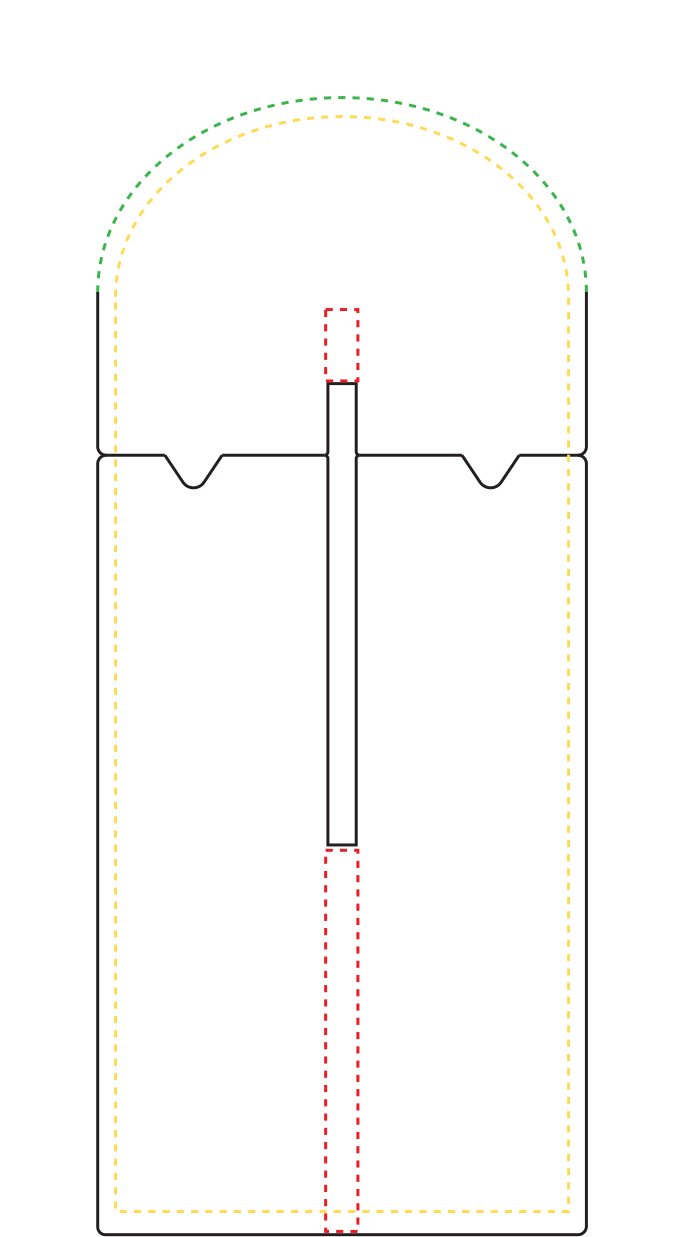
#> input picture assets/templates/previews/two-panel-template-cropped.png, 684 x 1237 px, found by its file name
$ python score_template_fit.py ../assets/templates/previews/two-panel-template-cropped.png
#> lines starting #> are read from the running program, lines starting #| are printed output that depends on the picture; after the words box and inside, x2 and y2 are one past the last pixel; in counts of white or black regions, pixels touching at a corner belong together
### scripts/make_overlay_preview.py
#!/usr/bin/env python3
"""Create a guide-overlay preview from a generated image and template PNG."""

from __future__ import annotations

import argparse
from pathlib import Path

from PIL import Image


ROOT = Path(__file__).resolve().parents[1]


# [11 lines left out: function transparent_guides, not called in this run]


def fit_cover(source: Image.Image, width: int, height: int) -> Image.Image:
    scale = max(width / source.width, height / source.height)
    resized = source.resize(
        (round(source.width * scale), round(source.height * scale)),
        Image.Resampling.LANCZOS,
    )
    left = (resized.width - width) // 2
    top = (resized.height - height) // 2
    return resized.crop((left, top, left + width, top + height))


# [11 lines left out: function fit_contain, not called in this run]


def scale_artwork(
    source: Image.Image,
    scale: float,
    offset_x: int,
    offset_y: int,
    scale_x: float | None = None,
    scale_y: float | None = None,
) -> Image.Image:
    sx = scale if scale_x is None else scale_x
    sy = scale if scale_y is None else scale_y
    if sx == 1 and sy == 1 and offset_x == 0 and offset_y == 0:
        return source

    resized = source.resize(
        (round(source.width * sx), round(source.height * sy)),
        Image.Resampling.LANCZOS,
    )
    canvas = Image.new("RGBA", source.size, (255, 255, 255, 255))
    left = (source.width - resized.width) // 2 + offset_x
    top = (source.height - resized.height) // 2 + offset_y
    canvas.alpha_composite(resized, (left, top))
    return canvas


# [81 lines left out: function main, not called in this run]


# [2 lines that do not run on import are left out]

### scripts/score_template_fit.py
#!/usr/bin/env python3
"""Score generated artwork against the castle-panel template constraints."""

from __future__ import annotations

import argparse
import json
from dataclasses import asdict, dataclass
from pathlib import Path
from typing import Iterable

import numpy as np
from PIL import Image, ImageDraw, ImageFilter

from make_overlay_preview import fit_contain, fit_cover, scale_artwork


ROOT = Path(__file__).resolve().parents[1]
DEFAULT_TEMPLATE = ROOT / "assets/templates/previews/two-panel-template-cropped.png"
DEFAULT_GENERATED = ROOT / "tasks/castle-panels/outputs/generated"
DEFAULT_REVIEW_DIR = ROOT / "tasks/castle-panels/outputs/reviews"
GUIDE_CACHE: dict[tuple[str, int, int, str], dict[str, np.ndarray]] = {}


@dataclass(frozen=True)
class Recipe:
    name: str
    fit: str = "cover"
    art_scale: float = 1.0
    art_scale_x: float | None = None
    art_scale_y: float | None = None
    art_offset_x: int = 0
    art_offset_y: int = 0


@dataclass
class Score:
    image: str
    recipe: str
    mode: str
    score: float
    verdict: str
    left_safe_gap_px: int | None
    right_safe_gap_px: int | None
    bottom_safe_gap_px: int | None
    painted_bbox: list[int] | None
    feature_bbox: list[int] | None
    safe_bbox: list[int] | None
    side_gutter_painted_pct: float
    side_gutter_feature_pct: float
    bottom_gutter_painted_pct: float
    bottom_gutter_feature_pct: float
    center_lane_painted_pct: float
    center_lane_feature_pct: float
    red_zone_feature_pct: float
    cutline_feature_pct: float
    penalties: dict[str, float]
    notes: list[str]


def resolve(path: Path) -> Path:
    return path if path.is_absolute() else ROOT / path


def mask_bbox(mask: np.ndarray) -> tuple[int, int, int, int] | None:
    ys, xs = np.where(mask)
    if len(xs) == 0:
        return None
    return int(xs.min()), int(ys.min()), int(xs.max()), int(ys.max())


def pct(numerator: int, denominator: int) -> float:
    if denominator <= 0:
        return 0.0
    return round(100.0 * numerator / denominator, 4)


def dilate(mask: np.ndarray, size: int) -> np.ndarray:
    image = Image.fromarray(mask.astype("uint8") * 255)
    return np.asarray(image.filter(ImageFilter.MaxFilter(size=size))) > 0


def guide_masks(template_path: Path, width: int, height: int, fit: str) -> dict[str, np.ndarray]:
    cache_key = (str(template_path.resolve()), width, height, fit)
    cached = GUIDE_CACHE.get(cache_key)
    if cached is not None:
        return cached

    template = Image.open(template_path)
    fitted = fit_cover(template.convert("RGBA"), width, height) if fit == "cover" else fit_contain(template.convert("RGBA"), width, height)
    rgb = np.asarray(fitted.convert("RGB")).astype(np.int16)
    red, green, blue = rgb[:, :, 0], rgb[:, :, 1], rgb[:, :, 2]
    masks = {
        "red": (red > 175) & (green < 120) & (blue < 120),
        "yellow": (red > 185) & (green > 150) & (blue < 130),
        "green": (green > 130) & (red < 140) & (blue < 170),
        "black": (red < 95) & (green < 95) & (blue < 95),
    }
    masks["red_dilated"] = dilate(masks["red"], 9)
    masks["black_dilated"] = dilate(masks["black"], 11)
    GUIDE_CACHE[cache_key] = masks
    return masks


def artwork_masks(image: Image.Image) -> dict[str, np.ndarray]:
    rgb = np.asarray(image.convert("RGB")).astype(np.int16)
    red, green, blue = rgb[:, :, 0], rgb[:, :, 1], rgb[:, :, 2]
    white_distance = (255 - red) + (255 - green) + (255 - blue)
    spread = np.maximum.reduce([red, green, blue]) - np.minimum.reduce([red, green, blue])
    painted = ((white_distance > 34) & ((spread > 5) | (np.minimum.reduce([red, green, blue]) < 246))) | (
        np.minimum.reduce([red, green, blue]) < 238
    )
    saturation = spread
    darkness = 255 - ((red + green + blue) / 3.0)
    warm_detail = (red > green + 18) & (red > blue + 25) & (darkness > 24)
    cool_detail = (blue > red + 18) & (blue > green + 10) & (darkness > 24)
    green_detail = (green > red + 14) & (green > blue + 8) & (darkness > 28)
    dark_detail = darkness > 96
    feature = painted & ((saturation > 62) | warm_detail | cool_detail | green_detail | dark_detail)
    return {"painted": painted, "feature": feature}


# [32 lines left out: functions default_recipes, parse_float_list, parse_int_list, grid_recipes, not called in this run]


def recipe_from_args(args: argparse.Namespace) -> Recipe:
    return Recipe(
        name=args.recipe_name,
        fit=args.fit,
        art_scale=args.art_scale,
        art_scale_x=args.art_scale_x,
        art_scale_y=args.art_scale_y,
        art_offset_x=args.art_offset_x,
        art_offset_y=args.art_offset_y,
    )


def region(mask_shape: tuple[int, int], bbox: tuple[int, int, int, int] | None, pad: int = 0) -> np.ndarray:
    out = np.zeros(mask_shape, dtype=bool)
    if bbox is None:
        return out
    height, width = mask_shape
    x0, y0, x1, y1 = bbox
    x0 = max(0, x0 - pad)
    y0 = max(0, y0 - pad)
    x1 = min(width - 1, x1 + pad)
    y1 = min(height - 1, y1 + pad)
    out[y0 : y1 + 1, x0 : x1 + 1] = True
    return out


def center_lane_bbox(red_bbox: tuple[int, int, int, int] | None, black_bbox: tuple[int, int, int, int] | None) -> tuple[int, int, int, int] | None:
    if red_bbox is None:
        return None
    rx0, ry0, rx1, ry1 = red_bbox
    if black_bbox is None:
        return rx0, ry0, rx1, ry1
    _, by0, _, by1 = black_bbox
    return rx0, min(ry0, by0), rx1, max(ry1, by1)


def score_image(image_path: Path, template_path: Path, recipe: Recipe, mode: str, make_debug: bool = False) -> tuple[Score, Image.Image | None]:
    source = Image.open(image_path).convert("RGBA")
    placed = scale_artwork(
        source,
        recipe.art_scale,
        recipe.art_offset_x,
        recipe.art_offset_y,
        scale_x=recipe.art_scale_x,
        scale_y=recipe.art_scale_y,
    )
    guides = guide_masks(template_path, placed.width, placed.height, recipe.fit)
    art = artwork_masks(placed)

    painted = art["painted"]
    feature = art["feature"]
    safe_bbox = mask_bbox(guides["yellow"])
    red_bbox = mask_bbox(guides["red"])
    black_bbox = mask_bbox(guides["black"])
    painted_bbox = mask_bbox(painted)
    feature_bbox = mask_bbox(feature)

    height, width = painted.shape
    side_region = np.zeros_like(painted)
    bottom_region = np.zeros_like(painted)
    left_gap = right_gap = bottom_gap = None
    if safe_bbox is not None:
        sx0, sy0, sx1, sy1 = safe_bbox
        side_region[:, :sx0] = True
        side_region[:, sx1 + 1 :] = True
        bottom_region[sy1 + 1 :, :] = True
        gap_bbox = feature_bbox or painted_bbox
        if gap_bbox is not None:
            px0, _, px1, py1 = gap_bbox
            left_gap = int(px0 - sx0)
            right_gap = int(sx1 - px1)
            bottom_gap = int(sy1 - py1)

    red_region = guides["red_dilated"]
    cutline_region = guides["black_dilated"]
    lane = region(painted.shape, center_lane_bbox(red_bbox, black_bbox), pad=6)

    side_area = int(side_region.sum())
    bottom_area = int(bottom_region.sum())
    lane_area = int(lane.sum())
    red_area = int(red_region.sum())
    cutline_area = int(cutline_region.sum())

    side_painted = pct(int((painted & side_region).sum()), side_area)
    side_feature = pct(int((feature & side_region).sum()), side_area)
    bottom_painted = pct(int((painted & bottom_region).sum()), bottom_area)
    bottom_feature = pct(int((feature & bottom_region).sum()), bottom_area)
    lane_painted = pct(int((painted & lane).sum()), lane_area)
    lane_feature = pct(int((feature & lane).sum()), lane_area)
    red_feature = pct(int((feature & red_region).sum()), red_area)
    cutline_feature = pct(int((feature & cutline_region).sum()), cutline_area)

    penalties: dict[str, float] = {}
    notes: list[str] = []

    def add(name: str, value: float, note: str | None = None) -> None:
        penalties[name] = round(value, 3)
        if note and value > 0:
            notes.append(note)

    if safe_bbox is None:
        add("missing_safe_bbox", 100.0, "yellow safe-area guide was not detected")
    if painted_bbox is None:
        add("missing_artwork", 100.0, "no painted artwork pixels were detected")

    if left_gap is not None:
        add("left_safe_violation", max(0.0, -left_gap) * 1.2, "paint crosses left safe guide")
    if right_gap is not None:
        add("right_safe_violation", max(0.0, -right_gap) * 1.2, "paint crosses right safe guide")
    if bottom_gap is not None:
        add("bottom_safe_violation", max(0.0, -bottom_gap) * 1.0, "paint crosses bottom safe guide")
        add("large_bottom_gap", max(0.0, bottom_gap - 80) * 0.2, "artwork sits too far above bottom safe guide")

    add("side_gutter_painted", side_painted * 0.6, "painted pixels in side gutter")
    add("side_gutter_feature", side_feature * 6.0, "high-detail/color pixels in side gutter")
    add("bottom_gutter_painted", bottom_painted * 0.35, "painted pixels in bottom gutter")
    add("bottom_gutter_feature", bottom_feature * 4.0, "high-detail/color pixels in bottom gutter")
    add("red_zone_feature", red_feature * 4.0, "feature detail in red keep-clear zones")
    add("cutline_feature", cutline_feature * 1.4, "feature detail close to black cut lines")

    if mode == "empty":
        add("center_lane_painted", max(0.0, lane_painted - 10.0) * 1.8, "empty-center lane is too painted")
        add("center_lane_feature", lane_feature * 4.0, "empty-center lane has feature detail")
    else:
        add("center_lane_underfilled", max(0.0, 55.0 - lane_painted) * 1.2, "wall-center lane is too blank")
        add("center_lane_feature", max(0.0, lane_feature - 5.0) * 3.5, "wall-center lane has too much feature detail")

    total_penalty = sum(penalties.values())
    score = max(0.0, round(100.0 - (total_penalty * 0.30), 2))
    has_safe_violation = any("violation" in key and value > 0 for key, value in penalties.items())
    if score >= 82 and not has_safe_violation:
        verdict = "PASS"
    elif score >= 55:
        verdict = "WARN"
    else:
        verdict = "FAIL"

    debug = None
    if make_debug:
        debug = build_debug_image(placed, guides, painted, feature, side_region, bottom_region, lane, red_region, cutline_region)
    score_obj = Score(
        image=str(image_path.relative_to(ROOT) if image_path.is_relative_to(ROOT) else image_path),
        recipe=recipe.name,
        mode=mode,
        score=score,
        verdict=verdict,
        left_safe_gap_px=left_gap,
        right_safe_gap_px=right_gap,
        bottom_safe_gap_px=bottom_gap,
        painted_bbox=list(painted_bbox) if painted_bbox else None,
        feature_bbox=list(feature_bbox) if feature_bbox else None,
        safe_bbox=list(safe_bbox) if safe_bbox else None,
        side_gutter_painted_pct=side_painted,
        side_gutter_feature_pct=side_feature,
        bottom_gutter_painted_pct=bottom_painted,
        bottom_gutter_feature_pct=bottom_feature,
        center_lane_painted_pct=lane_painted,
        center_lane_feature_pct=lane_feature,
        red_zone_feature_pct=red_feature,
        cutline_feature_pct=cutline_feature,
        penalties=penalties,
        notes=notes,
    )
    return score_obj, debug


# [82 lines left out: functions build_debug_image, write_json, write_markdown, iter_batch_images, not called in this run]


def main() -> int:
    parser = argparse.ArgumentParser()
    parser.add_argument("image", nargs="?", type=Path, help="Generated artwork PNG, or omit with --batch-generated")
    parser.add_argument("--template", type=Path, default=DEFAULT_TEMPLATE)
    parser.add_argument("--mode", choices=("wall", "empty"), default="wall")
    parser.add_argument("--fit", choices=("cover", "contain"), default="cover")
    parser.add_argument("--recipe-name", default="custom")
    parser.add_argument("--art-scale", type=float, default=1.0)
    parser.add_argument("--art-scale-x", type=float)
    parser.add_argument("--art-scale-y", type=float)
    parser.add_argument("--art-offset-x", type=int, default=0)
    parser.add_argument("--art-offset-y", type=int, default=0)
    parser.add_argument("--sweep", action="store_true", help="score the default placement recipe sweep")
    parser.add_argument("--x-scales", help="comma-separated horizontal scales for --sweep")
    parser.add_argument("--y-scales", help="comma-separated vertical scales for --sweep")
    parser.add_argument("--y-offsets", help="comma-separated y offsets for --sweep")
    parser.add_argument("--batch-generated", action="store_true", help="score every generated PNG in the castle task")
    parser.add_argument("--json-out", type=Path)
    parser.add_argument("--md-out", type=Path)
    parser.add_argument("--top", type=int, default=30)
    parser.add_argument("--debug-out", type=Path, help="debug image path for single-image scoring")
    parser.add_argument("--require-pass", action="store_true", help="exit nonzero unless the best scored recipe is PASS")
    parser.add_argument("--min-score", type=float, help="exit nonzero unless the best scored recipe meets this score")
    args = parser.parse_args()

    template = resolve(args.template)
    if args.batch_generated:
        images = list(iter_batch_images(DEFAULT_GENERATED))
    elif args.image:
        images = [resolve(args.image)]
    else:
        raise SystemExit("Provide an image or use --batch-generated.")

    if args.sweep and (args.x_scales or args.y_scales or args.y_offsets):
        recipes = grid_recipes(
            parse_float_list(args.x_scales, [0.84, 0.86, 0.88, 0.90, 0.92]),
            parse_float_list(args.y_scales, [0.96, 1.00, 1.04]),
            parse_int_list(args.y_offsets, [20, 40, 60, 80]),
        )
    else:
        recipes = default_recipes() if args.sweep else [recipe_from_args(args)]
    scores: list[Score] = []
    best_debug_score: Score | None = None
    best_debug_image: Path | None = None
    best_debug_recipe: Recipe | None = None
    for image in images:
        for recipe in recipes:
            score, _ = score_image(image, template, recipe, args.mode, make_debug=False)
#> in score_image, source is the input picture: PIL image 684x1237 RGBA; mean R, G, B, A 251.7, 251.3, 250.5, 255
#> in dilate, `image = Image.fromarray(mask.astype("uint8") * 255)`:
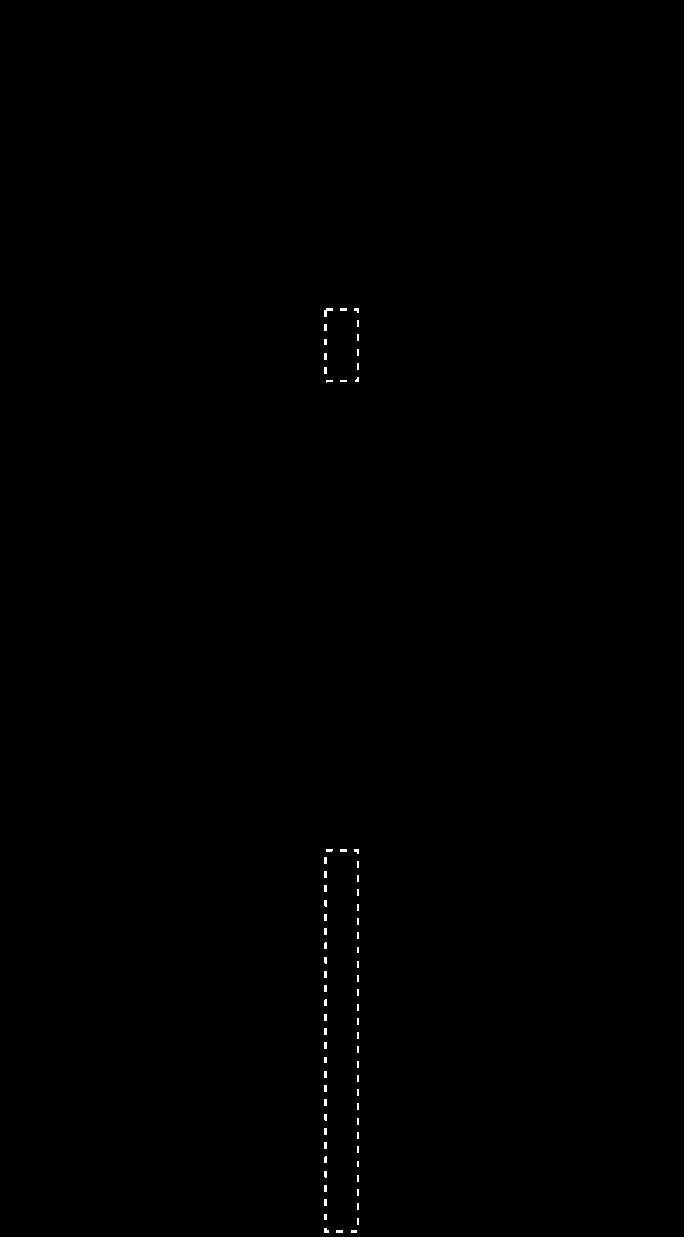
#> image: PIL image 684x1237 L; 0.15% white in thin lines or dots, all inside (x1, y1, x2, y2) = (324, 308, 359, 1233)
#> call 2 of dilate, with size = 11
#> in dilate (call 2), `return np.asarray(image.filter(ImageFilter.MaxFilter(size=size))) > 0`:
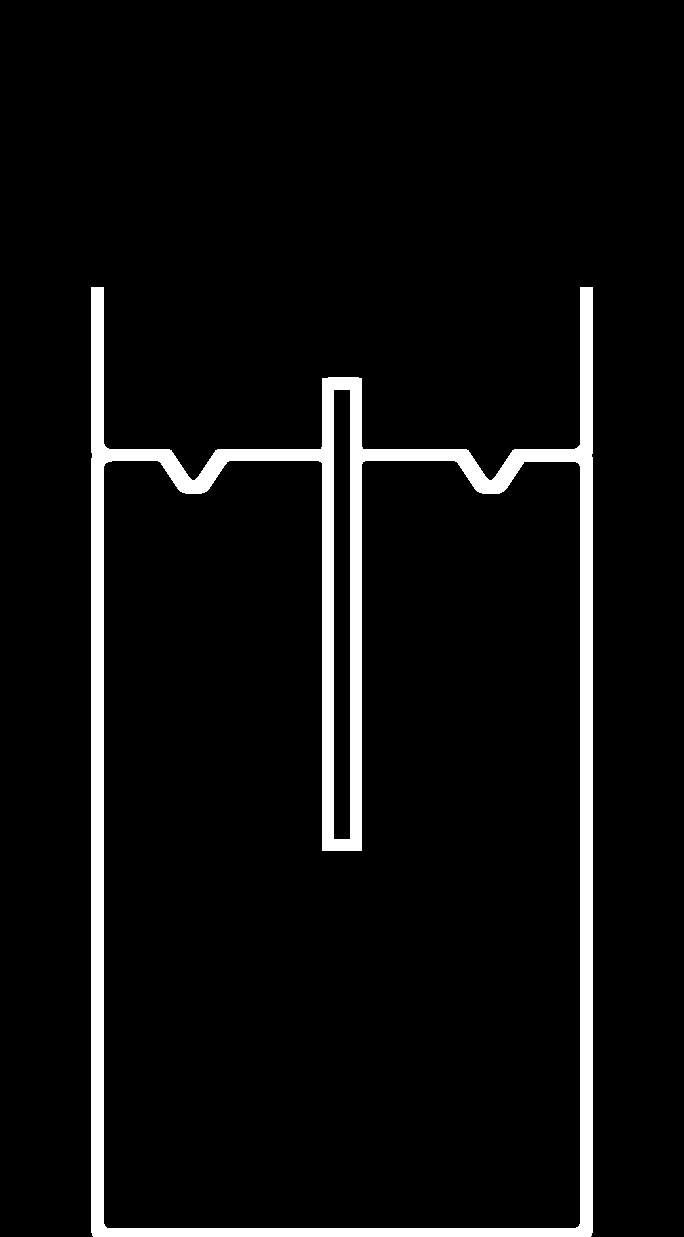
#> returned value: shape (1237, 684) bool; 5.6% white; 1 white region, box (x1, y1, x2, y2) and area: (91, 287, 593, 1237) 47637
#> in score_image, `guides = guide_masks(template_path, placed.width, placed.height, recip..`: guides = 6 items
#> in artwork_masks, `white_distance = (255 - red) + (255 - green) + (255 - blue)`:
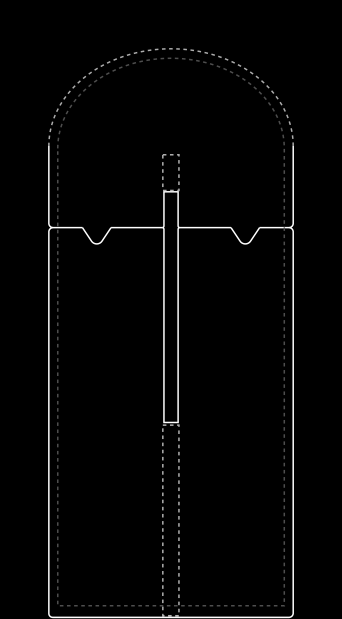
#> white_distance: shape (1237, 684) int16 (shown at 1/2 size); min 0, max 667, mean 11.5; drawn with min black and max white
#> in artwork_masks, `painted = ((white_distance > 34) & ((spread > 5) | (np.minimum.reduce(..`:
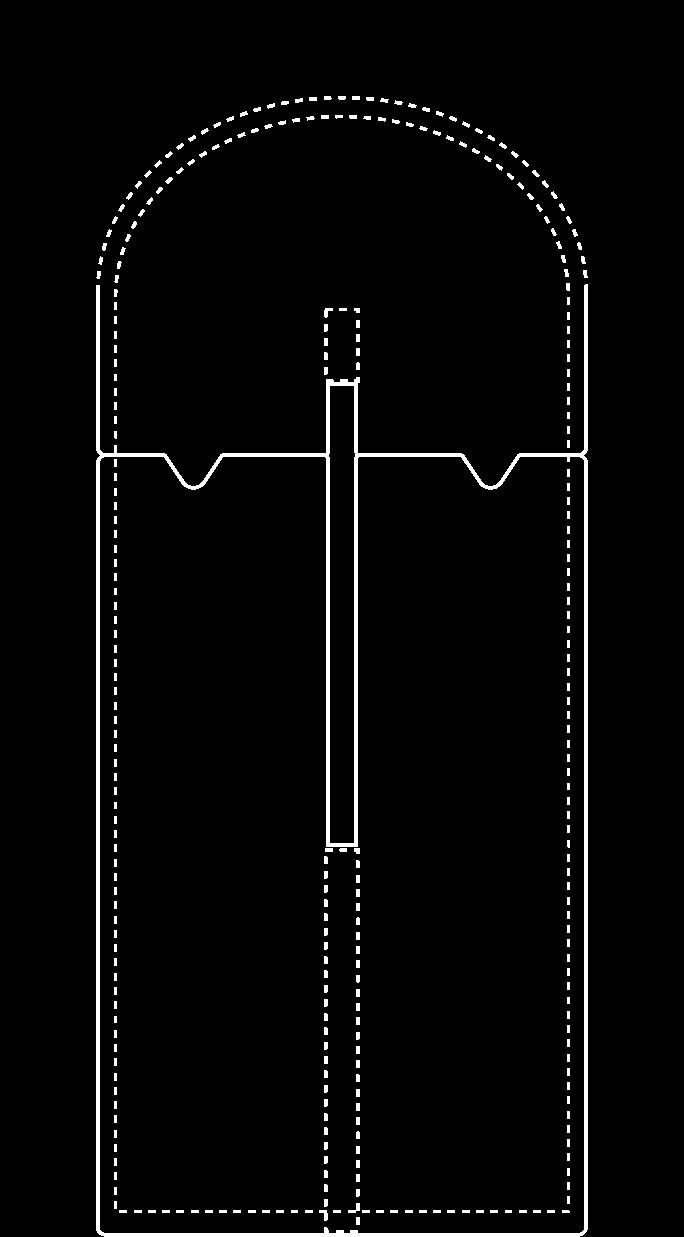
#> painted: shape (1237, 684) bool; 2.9% white; 315 white regions, largest, box (x1, y1, x2, y2) and area: (96, 284, 588, 1237) 15664, (348, 1203, 360, 1213) 56, (319, 1210, 328, 1221) 55
#> (the rest of the program and of its run is left out)
